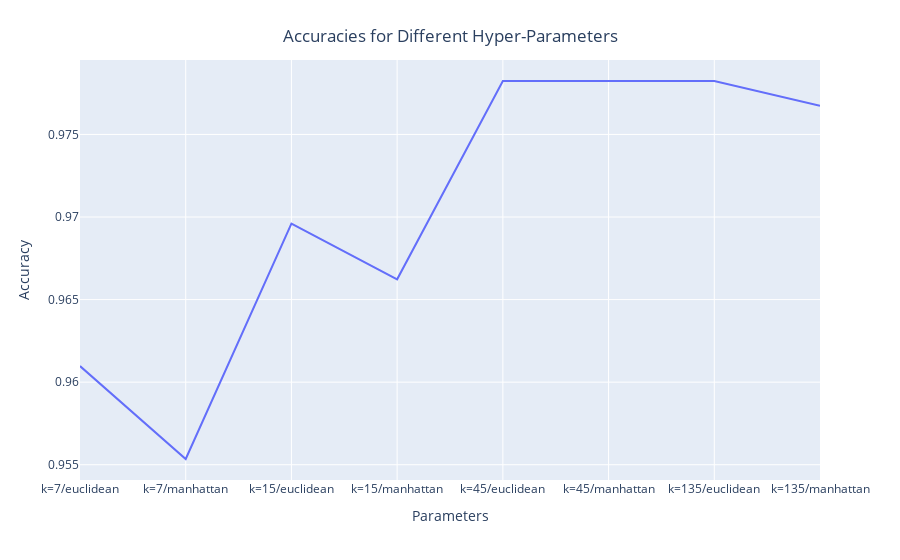

The cell this chart's notebook holds for it:
### Markdown cell above
### **Testing Classifiers Against Different Hyperparameters**
- Unlike parameters (features), which determine the model itself, hyperparameters specify details of the **learning process**. 

- For example, how many neighbours to consider or how to measure the distance between points**.

- We cannot tell beforehand which combination of hyperparamets will yield the most accurate trained model, so we try a bunch and see.

> ***Manhattan, or L1, distance calculates the total distance traveled along the axes of a grid. In contrast, Euclidean, or L2 distance, measures the shortest straight-line path between two points*

### Code cell
# parameter-tuning for knn
n_neighbors_list = [7,15,45,135]
metric_list = ['euclidean', 'manhattan']

accuracies = {}
from sklearn.neighbors import KNeighborsClassifier
for n in n_neighbors_list:
    for metric in metric_list:
        knn_model = KNeighborsClassifier(n_neighbors=n, metric=metric)
        knn_model.fit(X_train, y_train)
        accuracy = knn_model.score(X_validation, y_validation)
        accuracies["k="+str(n)+"/"+metric] = accuracy

plotdata = pd.DataFrame()
plotdata['Parameters'] = accuracies.keys()
plotdata['Accuracy'] = accuracies.values()
fig = px.line(plotdata, x="Parameters", y="Accuracy")
fig.update_layout(title={'text': "Accuracies for Different Hyper-Parameters",
                                                'x':0.5,
                                                'xanchor': 'center',
                                                'yanchor': 'top'})
iplot(fig)

### Figure 1 — Plotly figure (JSON) as saved in the notebook; plotly's stock layout.template omitted (floating-point values rounded to 4 significant figures)
{"data": [{"hovertemplate": "Parameters=%{x}<br>Accuracy=%{y}<extra></extra>", "legendgroup": "", "line": {"color": "#636efa", "dash": "solid"}, "marker": {"symbol": "circle"}, "mode": "lines", "name": "", "orientation": "v", "showlegend": false, "type": "scatter", "x": ["k=7/euclidean", "k=7/manhattan", "k=15/euclidean", "k=15/manhattan", "k=45/euclidean", "k=45/manhattan", "k=135/euclidean", "k=135/manhattan"], "xaxis": "x", "y": [0.961, 0.9553, 0.9696, 0.9662, 0.9782, 0.9782, 0.9782, 0.9767], "yaxis": "y"}], "layout": {"legend": {"tracegroupgap": 0}, "margin": {"t": 60}, "title": {"text": "Accuracies for Different Hyper-Parameters", "x": 0.5, "xanchor": "center", "yanchor": "top"}, "xaxis": {"anchor": "y", "domain": [0, 1], "title": {"text": "Parameters"}}, "yaxis": {"anchor": "x", "domain": [0, 1], "title": {"text": "Accuracy"}}}}
